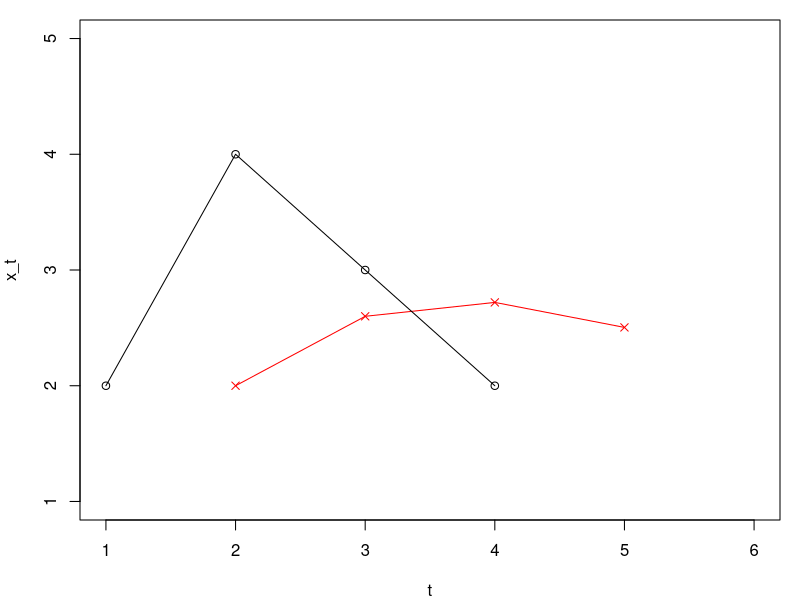
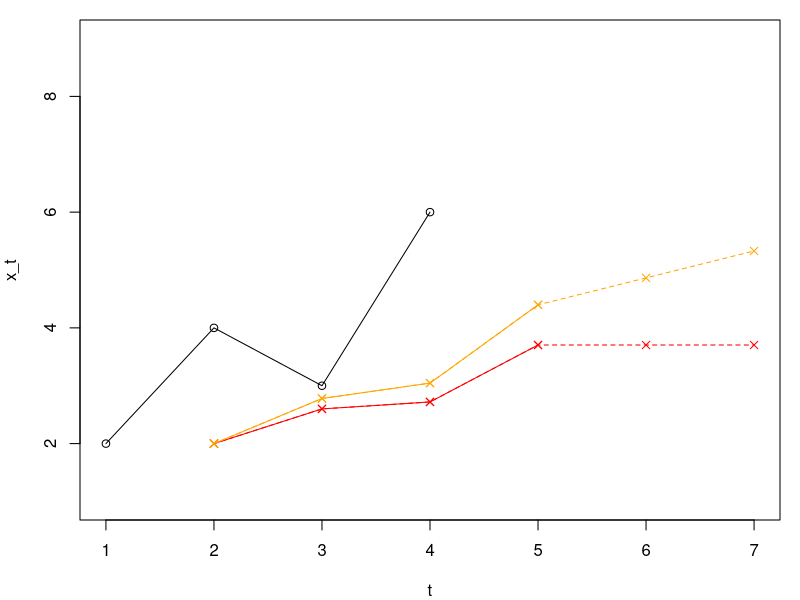

Write the R code that produced these figures, in order.
#### simple exponential smoothing of series without trend:

x <- c(2, 4, 3, 2)
L <- x[1]
alpha <- 0.3

for(t in 2:4) {
  L_next <- alpha*x[t] + (1 - alpha)*L[t-1]
  L <- c(L, L_next)
}

pred <- c(NA, L)

pdf(file = "Plots/ExpSmoothing_NoTrend.pdf", width = 4, height = 3) 
par(mar = c(4,4,1,1))
plot(pred, xlim = c(1, 6), ylim = c(1, 5), pch = 4, xlab = "t", ylab = "x_t", col = "red")
lines(pred, col = "red")
points(x)
lines(x)
dev.off()

#### simple exponential smoothing of series with trend:

x <- c(2, 4, 3, 6)
L <-x[1]
# L <- (x[1] + x[2])/2
alpha <- 0.3

for(t in 2:4) {
  L_next <- alpha*x[t] + (1 - alpha)*L[t-1]
  L <- c(L, L_next)
}

pred <- c(NA, L)
pred_ahead <- c(pred, pred[5], pred[5])

#### Holt's exponential smoothing:

L2 <- x[1]
T <- 0
# T <- 1
gamma <- 0.3

for(t in 2:4) {
  L2_next <- alpha*x[t] + (1 - alpha)*(L2[t-1] + T[t-1])
  T_next <- gamma*(L2_next - L2[t-1]) + (1 - gamma)*T[t-1]
  L2 <- c(L2, L2_next)
  T <- c(T, T_next)
}

pred2 <- c(NA, L2 + T)
pred2_ahead <- c(pred2, pred2[5] + (1:2)*T[4])

pdf(file = "Plots/ExpSmoothing_Holt_WithTrend.pdf", width = 4, height = 3) 
par(mar = c(4,4,1,1))
plot(pred, xlim = c(1, 7), ylim = c(1, 9), pch = 4, xlab = "t", ylab = "x_t", col = "red")
lines(pred, col = "red")
points(pred_ahead, pch = 4, col = "red")
lines(pred_ahead, lty = 2, col = "red")
points(x)
lines(x)
points(pred2, pch = 4, col = "orange")
lines(pred2, col = "orange")
points(pred2_ahead, pch = 4, col = "orange")
lines(pred2_ahead, lty = 2, col = "orange")
dev.off()

#t <- 1:4
#lmFit = lm(x ~ t)
#abline(lmFit, lty = 3)
